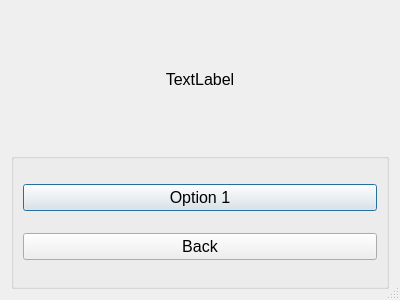
<?xml version="1.0" encoding="UTF-8"?>
<ui version="4.0">
 <class>DialogOptions</class>
 <widget class="QDialog" name="DialogOptions">
  <property name="geometry">
   <rect>
    <x>0</x>
    <y>0</y>
    <width>400</width>
    <height>300</height>
   </rect>
  </property>
  <property name="font">
   <font>
    <pointsize>12</pointsize>
   </font>
  </property>
  <property name="windowTitle">
   <string>Dialog</string>
  </property>
  <property name="sizeGripEnabled">
   <bool>true</bool>
  </property>
  <layout class="QGridLayout" name="gridLayout">
   <item row="0" column="0">
    <widget class="QLabel" name="label">
     <property name="text">
      <string>TextLabel</string>
     </property>
     <property name="alignment">
      <set>Qt::AlignCenter</set>
     </property>
    </widget>
   </item>
   <item row="1" column="0">
    <widget class="QGroupBox" name="button_box">
     <property name="title">
      <string/>
     </property>
     <property name="alignment">
      <set>Qt::AlignCenter</set>
     </property>
     <layout class="QVBoxLayout" name="verticalLayout">
      <item>
       <widget class="QPushButton" name="option_btn">
        <property name="text">
         <string>Option 1</string>
        </property>
       </widget>
      </item>
      <item>
       <widget class="QPushButton" name="back_btn">
        <property name="text">
         <string>Back</string>
        </property>
       </widget>
      </item>
     </layout>
    </widget>
   </item>
  </layout>
 </widget>
 <resources/>
 <connections/>
</ui>
